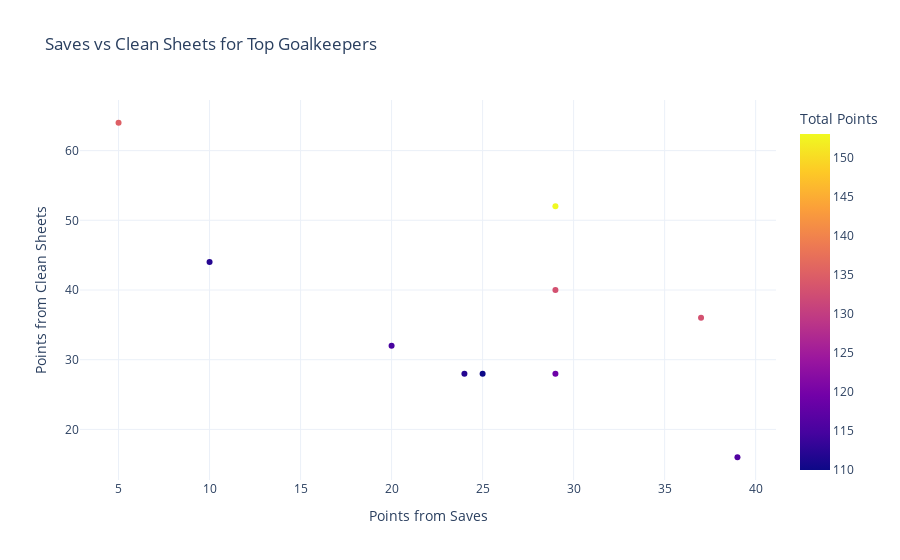

Notebook source saved alongside this figure:
### Markdown cell above
The medians confirm that the main difference comes from clean sheets, and saves are just an added bonus. But, since saves can help achieve clean sheets, it would be useful to check if this slightly higher number of saves for top goalkeepers is what actually alows them to get more clean sheets.

### Code cell
fig = px.scatter(top_goalkeepers,
            x='saves_points',
            y='clean_sheet_points',
            color='total_points',
            template='plotly_white',
            title='Saves vs Clean Sheets for Top Goalkeepers',
            labels={'saves_points': 'Points from Saves', 'clean_sheet_points': 'Points from Clean Sheets', 'total_points': 'Total Points'})

fig.show()

### Figure 1 — Plotly figure (JSON) as saved in the notebook; plotly's stock layout.template omitted (floating-point values rounded to 4 significant figures)
{"data": [{"hovertemplate": "Points from Saves=%{x}<br>Points from Clean Sheets=%{y}<br>Total Points=%{marker.color}<extra></extra>", "legendgroup": "", "marker": {"color": [153, 135, 133, 133, 119, 116, 115, 112, 112, 110], "coloraxis": "coloraxis", "symbol": "circle"}, "mode": "markers", "name": "", "orientation": "v", "showlegend": false, "type": "scatter", "x": [29, 5, 29, 37, 29, 39, 20, 24, 10, 25], "xaxis": "x", "y": [52, 64, 40, 36, 28, 16, 32, 28, 44, 28], "yaxis": "y"}], "layout": {"coloraxis": {"colorbar": {"title": {"text": "Total Points"}}, "colorscale": [[0, "#0d0887"], [0.1111, "#46039f"], [0.2222, "#7201a8"], [0.3333, "#9c179e"], [0.4444, "#bd3786"], [0.5556, "#d8576b"], [0.6667, "#ed7953"], [0.7778, "#fb9f3a"], [0.8889, "#fdca26"], [1, "#f0f921"]]}, "legend": {"tracegroupgap": 0}, "title": {"text": "Saves vs Clean Sheets for Top Goalkeepers"}, "xaxis": {"anchor": "y", "domain": [0, 1], "title": {"text": "Points from Saves"}}, "yaxis": {"anchor": "x", "domain": [0, 1], "title": {"text": "Points from Clean Sheets"}}}}
